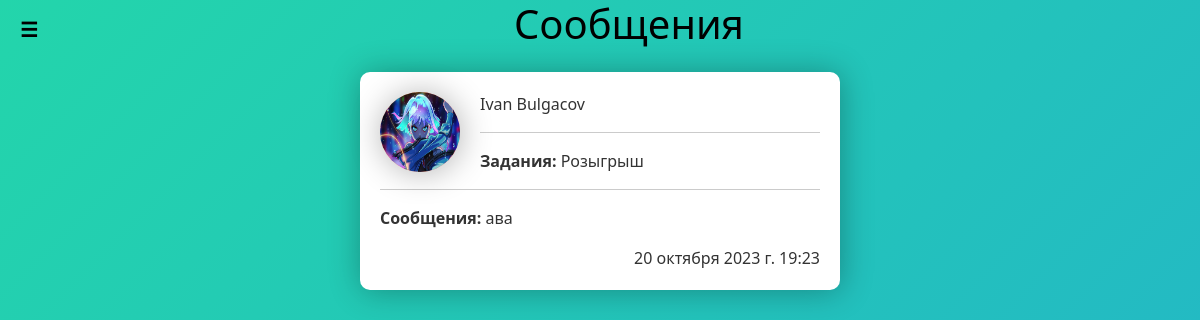
Page /tasks/message/ (signed in) on the earlier database version.
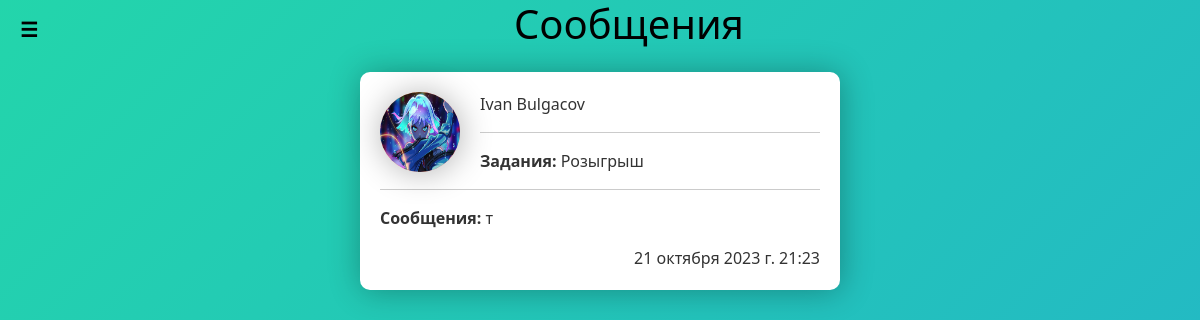
Same page on the later database version.
### tasks_app_user/models.py (models this page shows, shortened)
class Conversation(models.Model):
    item = models.ForeignKey(Articles, related_name='conversations', on_delete=models.CASCADE)
    members = models.ManyToManyField(User, related_name='conversations')
    created_at = models.DateTimeField(auto_now_add=True)
    modified_at = models.DateTimeField(auto_now=True)
    class Meta:
        ordering = ('-modified_at',)

class ConversationMessage(models.Model):
    conversation = models.ForeignKey(Conversation, related_name='messages', on_delete=models.CASCADE)
    content = models.TextField()
    created_at = models.DateTimeField(auto_now_add=True)
    created_by = models.ForeignKey(User, related_name='created_messages', on_delete=models.CASCADE)

class Profile(models.Model):
    user = models.OneToOneField(User, null=True, blank=True, on_delete=models.CASCADE)
    first_name = models.CharField(max_length=100)
    last_name = models.CharField(max_length=100)
    email = models.EmailField()
    telegram_url = models.URLField(blank=True, null=True)
    youtube_url = models.URLField(blank=True, null=True)
    vk_url = models.URLField(blank=True, null=True)
    profile_picture = models.ImageField("Изображения", default="profile_pictures/default_profile_picture.jpg",
                                        null=True,
                                        blank=True, upload_to='media/profile_pictures')
    city = models.CharField(max_length=100)

class Articles(models.Model):
    title = models.CharField("Название Задания", max_length=35)
    anons = models.CharField("О задании", max_length=25)
    phope = models.CharField('Телефон для связи с вами', max_length=11)
    prise = models.CharField('Цена', max_length=15)
    full_text = models.TextField("Задания")
    data = models.DateTimeField(auto_now_add=True)
    user_name = models.CharField("User_name", max_length=15, )
    author = models.ForeignKey(User, on_delete=models.CASCADE, null=True)  # Внешний ключ к пользователю
    category = models.ForeignKey(Category, on_delete=models.SET_NULL, null=True)
    class Meta:
        verbose_name = "Задания"
        verbose_name_plural = "Задании"

### tasks_app_user/views.py (the view)
# urls.py: path('message/', views.inbox, name='inbox'),
@login_required
def inbox(request):
    conversations = Conversation.objects.filter(members__in=[request.user.id])
    return render(request, 'tasks_app_user/inbox.html', {
        'conversations': conversations,
    })

### tasks_app_user/templates/tasks_app_user/inbox.html (shortened to what this page needs)
{% extends 'tasks_app/layout.html' %}
{% block content %}
{% if conversations %}
<h1 class="mb-6 text-3xl" style="text-align: center;">Сообщения</h1>
{% for conversation in conversations %}
    <div class="features">
        <div class="blog_post">
            <div class="space-y-6">
                <a href="{% url 'detail' conversation.id %}">
                    <div class="p-6 flex bg-gray-100 rounded-xl">
                        <div class="pr-6">
                            {% if conversation.messages.first.created_by != request.user %}
                                <img class="profile-pic" src="{{ conversation.messages.first.created_by.profile.profile_picture.url }}">
                            {% else %}
                                <img class="profile-pic" src="{{ request.user.profile.profile_picture.url }}">
                            {% endif %}
                        </div>
                        <div>
                            {% for member in conversation.members.all %}
                                {% if member != request.user %}
                                    <p class="mb-1 text-sm">{{ member.profile.first_name }} {{ member.profile.last_name }} </p>
                                    <hr>
                                    <p><strong>Задания:</strong> {{ conversation.item.title }}</p>
                                    <hr>
                                    <p><strong>Сообщения:</strong> {{ conversation.messages.last.content|slice:":20" }}</p>
                                    <div class="time" align="right">{{ conversation.modified_at }}</div>
                                {% endif %}
                            {% endfor %}
                        </div>
                    </div>
                </a>
            </div>
        </div>
    </div>
{% endfor %}
{% else %}
<h1 class="mb-6 text-3xl" style="text-align: center;">У вас нет сообщений</h1>
{% endif %}
{% endblock %}

Differences in the rows shown:
changed Conversation "Розыгрыш": messages.last.content "ава" → "т"; modified_at "20 октября 2023 г. 19:23" → "21 октября 2023 г. 21:23"
